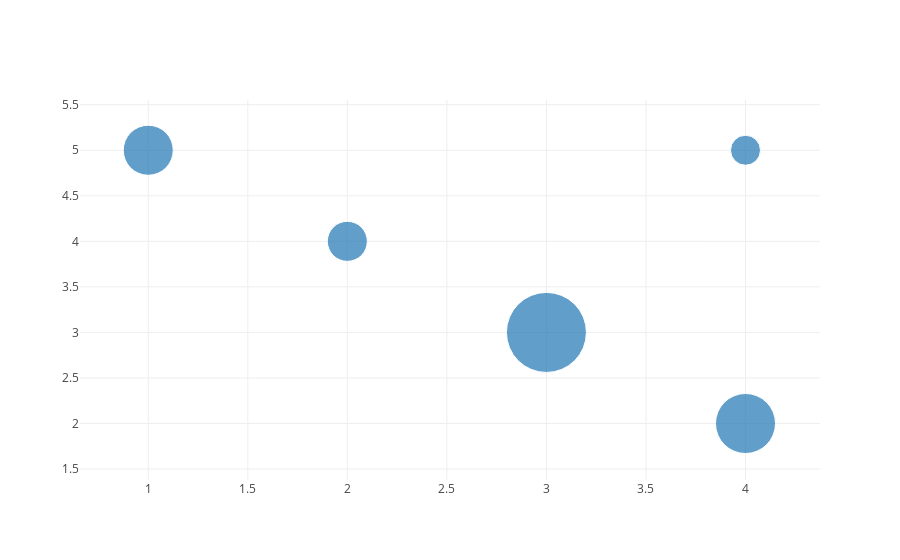

Notebook cell for this chart:
### Markdown cell above
**Plot the Bubble chart**

By using the size of the bubble, we can convey one more set of features

### Code cell
data = [trace]

offline.iplot(data)

### Figure 1 — Plotly figure (JSON) as saved in the notebook; plotly's stock layout.template omitted (floating-point values rounded to 4 significant figures)
{"data": [{"marker": {"size": [40, 80, 50, 60, 30]}, "mode": "markers", "type": "scatter", "uid": "c9d40e86-9b80-11e8-b93f-6030d4660e22", "x": [2, 3, 1, 4, 4], "y": [4, 3, 5, 2, 5]}], "layout": {}}
